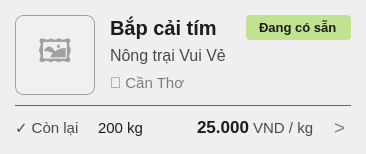
            <widget class="QFrame" name="card_5">
             <property name="cursor">
              <cursorShape>PointingHandCursor</cursorShape>
             </property>
             <property name="styleSheet">
              <string notr="true">QFrame#card_5 { background-color: #FFFFFF; border: 1px solid #3E7B40; border-radius: 8px; } QFrame#card_5:hover { border: 2px solid #5BA75D; }</string>
             </property>
             <layout class="QVBoxLayout" name="vbox_card5">
              <property name="spacing">
               <number>10</number>
              </property>
              <property name="leftMargin">
               <number>15</number>
              </property>
              <property name="topMargin">
               <number>15</number>
              </property>
              <property name="rightMargin">
               <number>15</number>
              </property>
              <property name="bottomMargin">
               <number>15</number>
              </property>

              <item>
               <layout class="QHBoxLayout" name="hbox_card5_top">
                <property name="spacing">
                 <number>15</number>
                </property>
                <item alignment="Qt::AlignTop">
                 <widget class="QLabel" name="img_5">
                  <property name="minimumSize">
                   <size>
                    <width>80</width>
                    <height>80</height>
                   </size>
                  </property>
                  <property name="maximumSize">
                   <size>
                    <width>80</width>
                    <height>80</height>
                   </size>
                  </property>
                  <property name="styleSheet">
                   <string notr="true">background-color: #F0F0F0; border: 1px solid #A0A0A0; border-radius: 8px; font-size: 24pt; color: #A0A0A0;</string>
                  </property>
                  <property name="text">
                   <string>🖼️</string>
                  </property>
                  <property name="alignment">
                   <set>Qt::AlignCenter</set>
                  </property>
                 </widget>
                </item>
                <item>
                 <layout class="QVBoxLayout" name="vbox_card5_info">
                  <property name="spacing">
                   <number>2</number>
                  </property>
                  <item>
                   <layout class="QHBoxLayout">
                    <item>
                     <widget class="QLabel">
                      <property name="text">
                       <string>Bắp cải tím</string>
                      </property>
                      <property name="styleSheet">
                       <string notr="true">font-size: 15pt; font-weight: bold; color: #1C1C1C; border: none;</string>
                      </property>
                     </widget>
                    </item>
                    <item>
                     <spacer>
                      <property name="orientation">
                       <enum>Qt::Horizontal</enum>
                      </property>
                      <property name="sizeHint" stdset="0">
                       <size>
                        <width>10</width>
                        <height>10</height>
                       </size>
                      </property>
                     </spacer>
                    </item>
                    <item>
                     <widget class="QLabel">
                      <property name="text">
                       <string>Đang có sẵn</string>
                      </property>
                      <property name="styleSheet">
                       <string notr="true">background-color: #C0E38F; color: #1C1C1C; border-radius: 4px; padding: 4px 10px; font-size: 10pt; font-weight: bold; border: none;</string>
                      </property>
                     </widget>
                    </item>
                   </layout>
                  </item>
                  <item>
                   <widget class="QLabel">
                    <property name="text">
                     <string>Nông trại Vui Vẻ</string>
                    </property>
                    <property name="styleSheet">
                     <string notr="true">font-size: 12pt; color: #4A4A4A; border: none;</string>
                    </property>
                   </widget>
                  </item>
                  <item>
                   <widget class="QLabel">
                    <property name="text">
                     <string>📍 Cần Thơ</string>
                    </property>
                    <property name="styleSheet">
                     <string notr="true">font-size: 11pt; color: #7D7D7D; border: none;</string>
                    </property>
                   </widget>
                  </item>
                 </layout>
                </item>
               </layout>
              </item>

              <item>
               <widget class="QFrame" name="line_5">
                <property name="minimumSize">
                 <size>
                  <width>0</width>
                  <height>1</height>
                 </size>
                </property>
                <property name="maximumSize">
                 <size>
                  <width>16777215</width>
                  <height>1</height>
                 </size>
                </property>
                <property name="styleSheet">
                 <string notr="true">background-color: #3E7B40;</string>
                </property>
               </widget>
              </item>

              <item>
               <layout class="QHBoxLayout" name="hbox_card5_bot">
                <item>
                 <widget class="QLabel">
                  <property name="text">
                   <string>✓ Còn lại</string>
                  </property>
                  <property name="styleSheet">
                   <string notr="true">font-size: 11pt; color: #4A4A4A; border: none;</string>
                  </property>
                 </widget>
                </item>
                <item>
                 <widget class="QLabel">
                  <property name="text">
                   <string>200 kg</string>
                  </property>
                  <property name="styleSheet">
                   <string notr="true">font-size: 11pt; color: #1C1C1C; border: none; margin-left: 5px;</string>
                  </property>
                 </widget>
                </item>
                <item>
                 <spacer>
                  <property name="orientation">
                   <enum>Qt::Horizontal</enum>
                  </property>
                  <property name="sizeHint" stdset="0">
                   <size>
                    <width>40</width>
                    <height>10</height>
                   </size>
                  </property>
                 </spacer>
                </item>
                <item>
                 <widget class="QLabel">
                  <property name="text">
                   <string>&lt;html&gt;&lt;body&gt;&lt;span style=&quot;font-weight:bold; font-size:13pt; color:#1C1C1C;&quot;&gt;25.000&lt;/span&gt;&lt;span style=&quot;font-size:11pt; color:#4A4A4A;&quot;&gt; VND / kg&lt;/span&gt;&lt;/body&gt;&lt;/html&gt;</string>
                  </property>
                  <property name="styleSheet">
                   <string notr="true">border: none;</string>
                  </property>
                 </widget>
                </item>
                <item>
                 <widget class="QLabel">
                  <property name="text">
                   <string>&gt;</string>
                  </property>
                  <property name="styleSheet">
                   <string notr="true">font-size: 14pt; color: #7D7D7D; border: none; margin-left: 5px;</string>
                  </property>
                 </widget>
                </item>
               </layout>
              </item>
             </layout>
            </widget>
